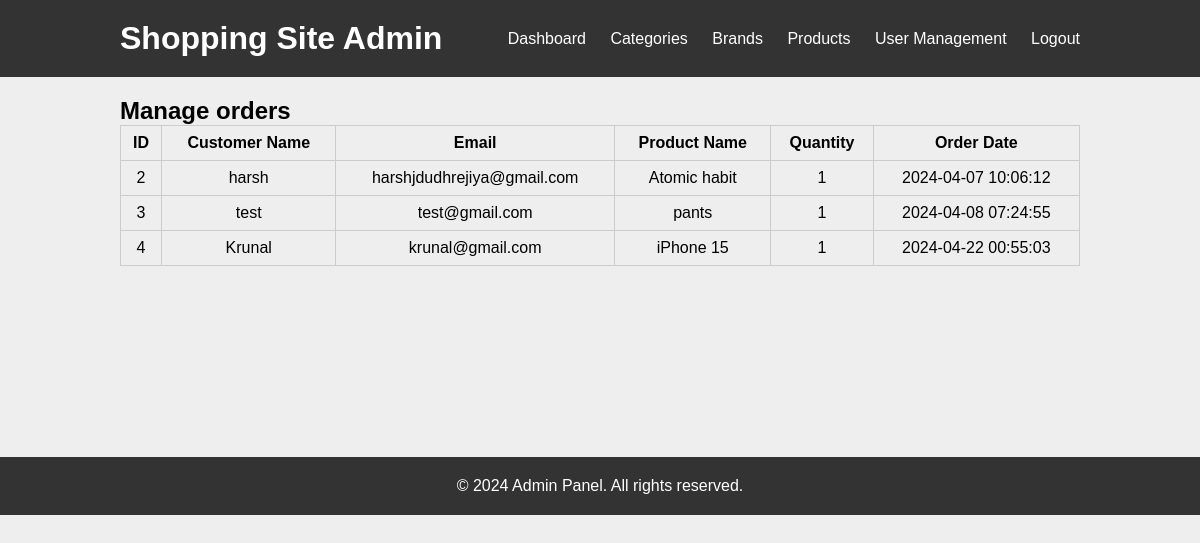
Screenshot of /admin/order_management.php (signed in) with the database file from the repository.
### tables this page shows
CREATE TABLE `orders` (
  `id` int(11) NOT NULL,
  `customer_name` varchar(100) DEFAULT NULL,
  `email` varchar(100) DEFAULT NULL,
  `product_name` varchar(100) DEFAULT NULL,
  `quantity` int(11) DEFAULT NULL,
  `order_date` timestamp NULL DEFAULT current_timestamp(),
  `customer_id` int(11) NOT NULL,
  `price` int(11) NOT NULL
);

### admin/order_management.php (the view, shortened to what this page needs)
<?php
require ('../db_connection.php');
require_once('../admin/admin_header.php');
$id = isset($_GET['id']) ? $_GET['id'] : "";
if (empty($id)) {
    $sql = "SELECT * FROM orders";
} else {
    $sql = "SELECT * FROM orders WHERE customer_id = " . $id;
}
$result = mysqli_query($conn, $sql);
?>
<div class="table-container">
    <h2 class="order-manage-title">Manage orders</h2>
    <?php
    if (mysqli_num_rows($result) > 0) {
        echo "<table border='1'>
            <tr>
                <th>ID</th>
                <th>Customer Name</th>
                <th>Email</th>
                <th>Product Name</th>
                <th>Quantity</th>
                <th>Order Date</th>
            </tr>";
        while ($row = mysqli_fetch_assoc($result)) {
            echo "<tr>
                <td>" . $row["id"] . "</td>
                <td>" . $row["customer_name"] . "</td>
                <td>" . $row["email"] . "</td>
                <td>" . $row["product_name"] . "</td>
                <td>" . $row["quantity"] . "</td>
                <td>" . $row["order_date"] . "</td>
            </tr>";
        }
        echo "</table>";
    } else {
        echo "No orders found.";
    }
    ?>
</div>
<?php require_once('../admin/admin_footer.php'); ?>

### css/admin_style.css (style rules this page uses)
:root { --blue: #2980b9; --red: tomato; --green: rgb(26, 174, 26); --orange: rgb(218, 167, 73); --black: #333; --white: #fff; --table-bg-color: #f0f0f0; --table-border-color: #ccc; --bg-color: #eee; --dark-bg: rgba(0, 0, 0, .7); --box-shadow: 0 .5rem 1rem rgba(0, 0, 0, .1); --border: .1rem solid #999; }
* { margin: 0; padding: 0; box-sizing: border-box; }
body { font-family: Arial, sans-serif; background-color: var(--bg-color); }
table { width: 100%; border-collapse: collapse; }
.table-container { margin: 20px auto; width: 80%; }
table th, table td { border: 1px solid var(--table-border-color); padding: 8px; text-align: center; }
table th { background-color: var(--bg-color); }
.table-container { max-width: 1250px; height: 340px; overflow: auto }
.order-manage-title { margin: 0 auto; }

### rows the page displays
orders: id "2", customer_name "harsh", email "harshjdudhrejiya@gmail.com", product_name "Atomic habit", quantity "1", order_date "2024-04-07 10:06:12"
orders: id "3", customer_name "test", email "test@gmail.com", product_name "pants", quantity "1", order_date "2024-04-08 07:24:55"
orders: id "4", customer_name "Krunal", email "krunal@gmail.com", product_name "iPhone 15", quantity "1", order_date "2024-04-22 00:55:03"
